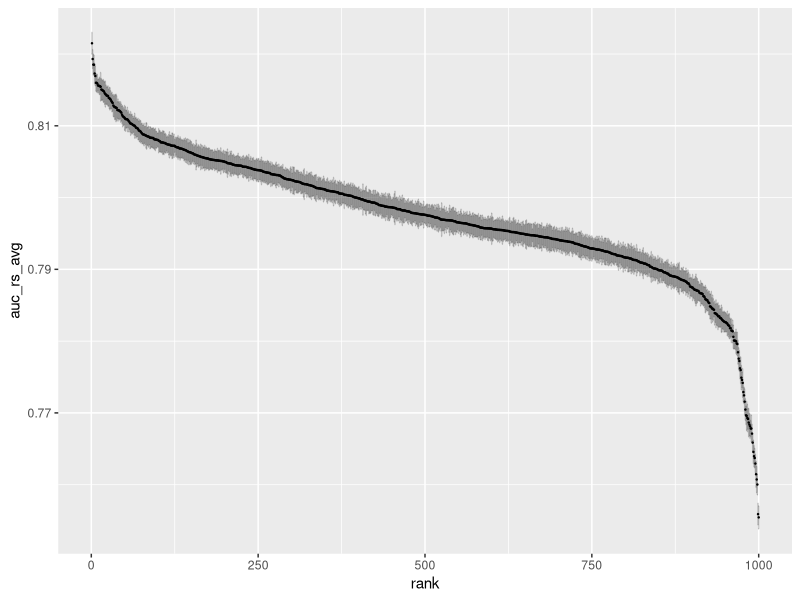
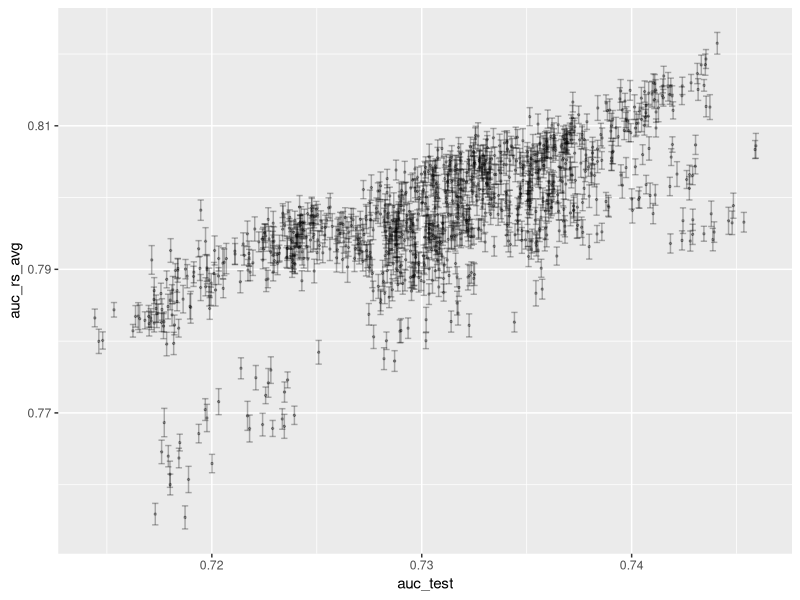
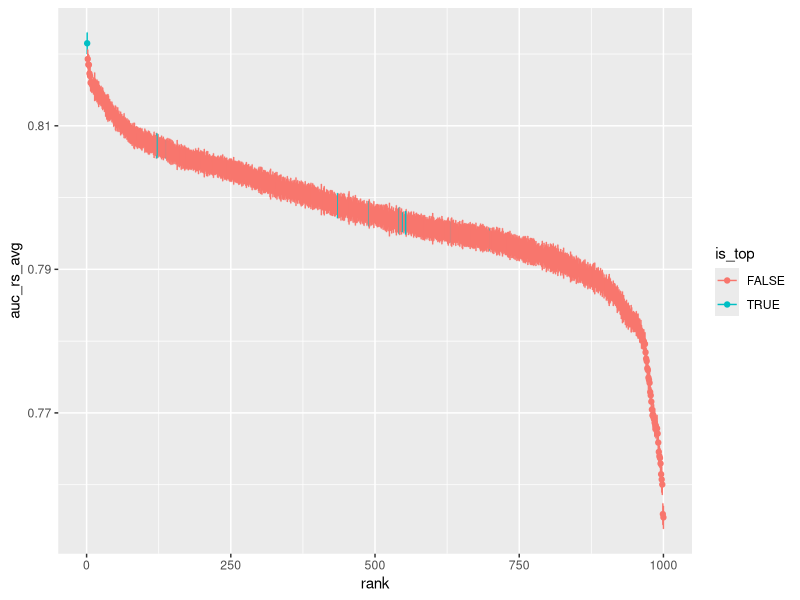
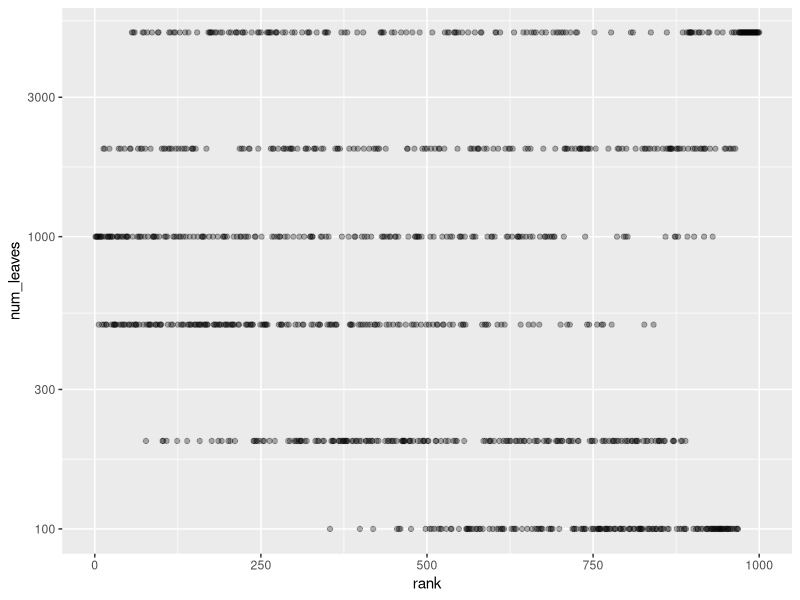
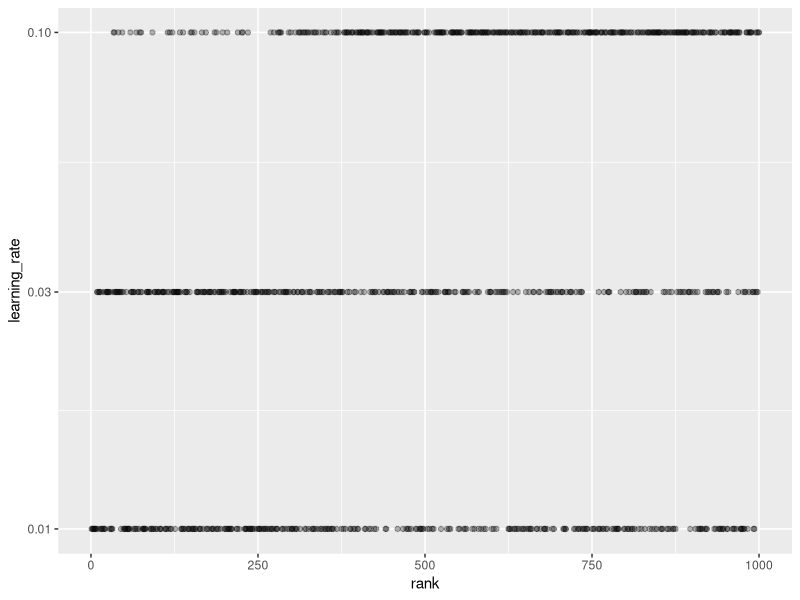
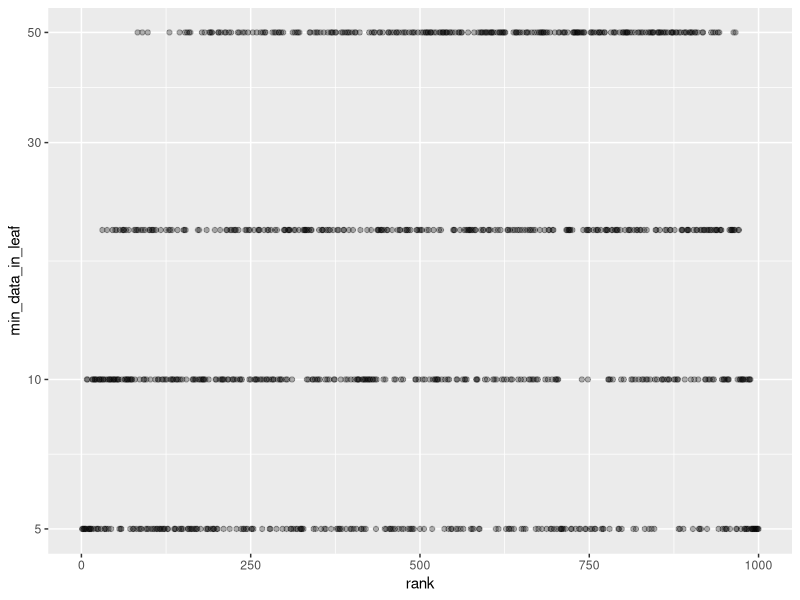
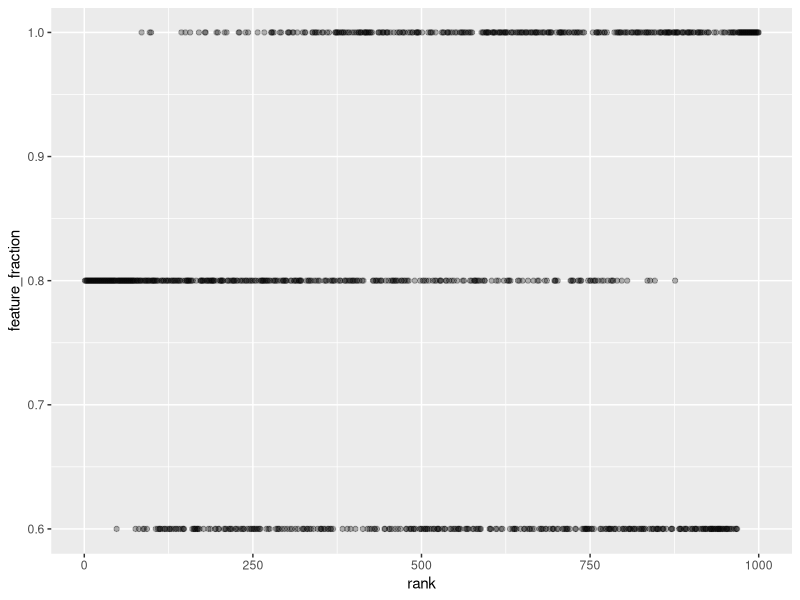
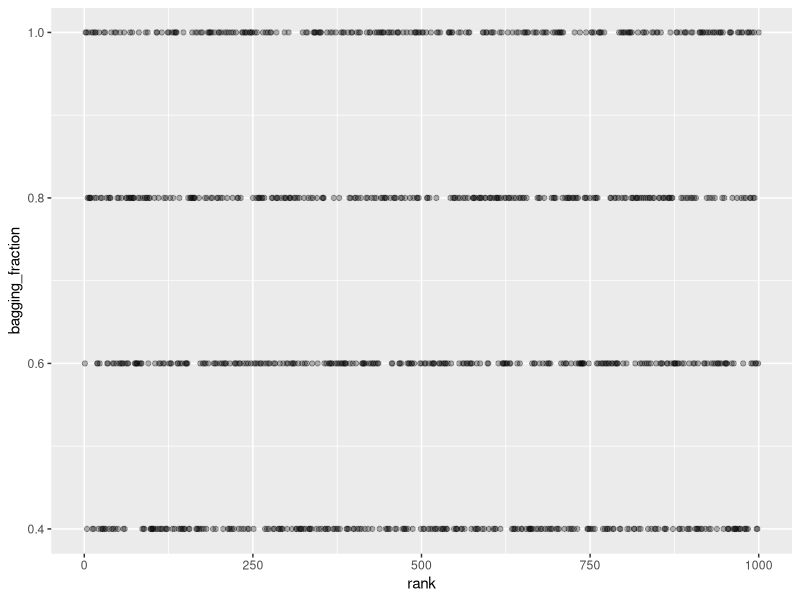

These charts were generated, in order, by the following R code:
## ---- chunk 1

library(data.table)
library(dplyr)
library(ggplot2)

d_pm_res <- fread("res-100K-1000.csv")


d_pm_res %>% mutate(rank = dense_rank(desc(auc_rs_avg))) %>% ggplot() + geom_point(aes(x = rank, y = auc_rs_avg), size = 0.2) +
  geom_errorbar(aes(x = rank, ymin = auc_rs_avg-auc_rs_std, ymax = auc_rs_avg+auc_rs_std), width = 1, alpha = 0.2)

d_pm_res %>% ggplot() + geom_point(aes(x = auc_test, y = auc_rs_avg), alpha = 0.3, size = 0.5) +
  geom_errorbar(aes(x = auc_test, ymin = auc_rs_avg-auc_rs_std, ymax = auc_rs_avg+auc_rs_std), width = 0.0003, alpha = 0.3) +
  geom_abline(slope = 1, color = "grey70")

auc_test_top <- sort(d_pm_res$auc_test, decreasing = TRUE)[10]
d_pm_res %>% mutate(rank = dense_rank(desc(auc_rs_avg))) %>% mutate(is_top = auc_test>=auc_test_top) %>% 
  ggplot(aes(color = is_top)) + geom_point(aes(x = rank, y = auc_rs_avg)) +
  geom_errorbar(aes(x = rank, ymin = auc_rs_avg-auc_rs_std, ymax = auc_rs_avg+auc_rs_std), width = 0.3)


cor(d_pm_res$auc_rs_avg, d_pm_res$auc_test)
cor(d_pm_res$auc_rs_avg, d_pm_res$auc_test, method = "spearman")


d_pm_res %>% arrange(desc(auc_rs_avg)) %>% head(10)
d_pm_res %>% arrange(desc(auc_test)) %>% head(10)


d_pm_res %>% arrange(desc(auc_rs_avg)) %>% tail(10)
d_pm_res %>% arrange(desc(auc_test)) %>% tail(10)


d_pm_res %>% mutate(rank = dense_rank(desc(auc_rs_avg))) %>% ggplot() + geom_point(aes(x = rank, y = num_leaves), alpha = 0.3) + scale_y_log10()

d_pm_res %>% mutate(rank = dense_rank(desc(auc_rs_avg))) %>% ggplot() + geom_point(aes(x = rank, y = learning_rate), alpha = 0.3) + scale_y_log10()

d_pm_res %>% mutate(rank = dense_rank(desc(auc_rs_avg))) %>% ggplot() + geom_point(aes(x = rank, y = min_data_in_leaf), alpha = 0.3) + scale_y_log10()

d_pm_res %>% mutate(rank = dense_rank(desc(auc_rs_avg))) %>% ggplot() + geom_point(aes(x = rank, y = feature_fraction), alpha = 0.3) 

d_pm_res %>% mutate(rank = dense_rank(desc(auc_rs_avg))) %>% ggplot() + geom_point(aes(x = rank, y = bagging_fraction), alpha = 0.3) 

d_pm_res %>% mutate(rank = dense_rank(desc(auc_rs_avg))) %>% ggplot() + geom_point(aes(x = rank, y = lambda_l1), alpha = 0.3) 

d_pm_res %>% mutate(rank = dense_rank(desc(auc_rs_avg))) %>% ggplot() + geom_point(aes(x = rank, y = lambda_l2), alpha = 0.3) 



d_pm_res %>% mutate(rank = dense_rank(desc(auc_rs_avg))) %>% ggplot() + geom_point(aes(x = rank, y = ntrees), alpha = 0.3)

d_pm_res %>% mutate(rank = dense_rank(desc(auc_rs_avg))) %>% ggplot() + geom_point(aes(x = rank, y = ntrees), alpha = 0.3) + scale_y_log10(breaks=c(30,100,300,1000,3000))

d_pm_res %>% mutate(rank = dense_rank(desc(auc_rs_avg))) %>% ggplot() + geom_point(aes(x = rank, y = runtm), alpha = 0.3) 

d_pm_res %>% mutate(rank = dense_rank(desc(auc_rs_avg))) %>% ggplot() + geom_point(aes(x = rank, y = runtm), alpha = 0.3) + scale_y_log10(breaks=c(1,3,10,30,100))



summary(d_pm_res$runtm)

mean(d_pm_res$runtm)*20*100/3600


summary(d_pm_res$ntree)


